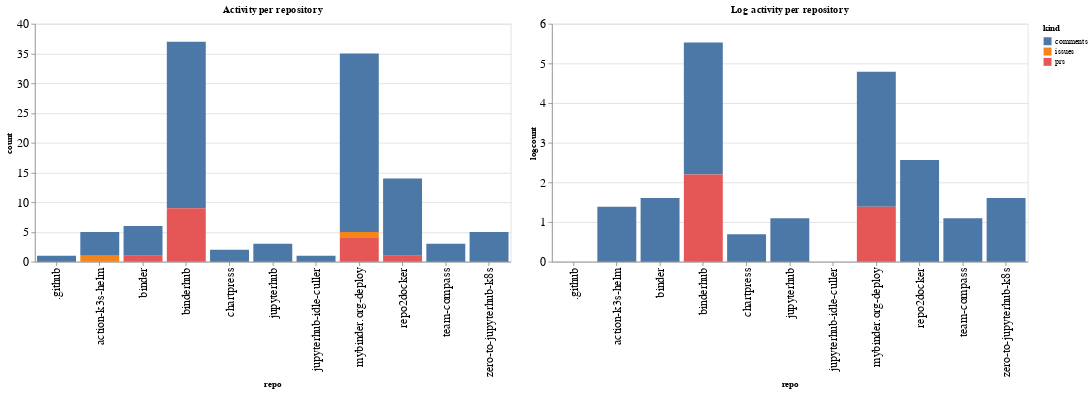

Source (notebook cell):
### Code cell
ch1 = alt.Chart(repo_summaries, width=600, title="Activity per repository").mark_bar().encode(
    x='repo',
    y='count',
    color='kind',
    tooltip="kind"
)

ch2 = alt.Chart(repo_summaries, width=600, title="Log activity per repository").mark_bar().encode(
    x='repo',
    y='logcount',
    color='kind',
    tooltip="kind"
)

ch1 | ch2

### Figure 1 — Vega-Lite specification as saved in the notebook (floating-point values rounded to 4 significant figures)
{"config": {"axisLeft": {"labelFontSize": 15}, "axisBottom": {"labelFontSize": 15}}, "hconcat": [{"mark": "bar", "encoding": {"color": {"type": "nominal", "field": "kind"}, "tooltip": {"type": "nominal", "field": "kind"}, "x": {"type": "nominal", "field": "repo"}, "y": {"type": "quantitative", "field": "count"}}, "title": "Activity per repository", "width": 600}, {"mark": "bar", "encoding": {"color": {"type": "nominal", "field": "kind"}, "tooltip": {"type": "nominal", "field": "kind"}, "x": {"type": "nominal", "field": "repo"}, "y": {"type": "quantitative", "field": "logcount"}}, "title": "Log activity per repository", "width": 600}], "data": {"name": "data-540b17b2bec7aee395efc3dcbf99bd12"}, "$schema": "https://vega.github.io/schema/vega-lite/v4.8.1.json", "datasets": {"data-540b17b2bec7aee395efc3dcbf99bd12": [{"repo": ".github", "kind": "comments", "count": 1, "logcount": 0.0}, {"repo": "action-k3s-helm", "kind": "comments", "count": 4, "logcount": 1.386}, {"repo": "action-k3s-helm", "kind": "issues", "count": 1, "logcount": 0.0}, {"repo": "binder", "kind": "comments", "count": 5, "logcount": 1.609}, {"repo": "binder", "kind": "prs", "count": 1, "logcount": 0.0}, {"repo": "binderhub", "kind": "comments", "count": 28, "logcount": 3.332}, {"repo": "binderhub", "kind": "prs", "count": 9, "logcount": 2.197}, {"repo": "chartpress", "kind": "comments", "count": 2, "logcount": 0.6931}, {"repo": "jupyterhub", "kind": "comments", "count": 3, "logcount": 1.099}, {"repo": "jupyterhub-idle-culler", "kind": "comments", "count": 1, "logcount": 0.0}, {"repo": "mybinder.org-deploy", "kind": "comments", "count": 30, "logcount": 3.401}, {"repo": "mybinder.org-deploy", "kind": "issues", "count": 1, "logcount": 0.0}, {"repo": "mybinder.org-deploy", "kind": "prs", "count": 4, "logcount": 1.386}, {"repo": "repo2docker", "kind": "comments", "count": 13, "logcount": 2.565}, {"repo": "repo2docker", "kind": "prs", "count": 1, "logcount": 0.0}, {"repo": "team-compass", "kind": "comments", "count": 3, "logcount": 1.099}, {"repo": "zero-to-jupyterhub-k8s", "kind": "comments", "count": 5, "logcount": 1.609}]}}
